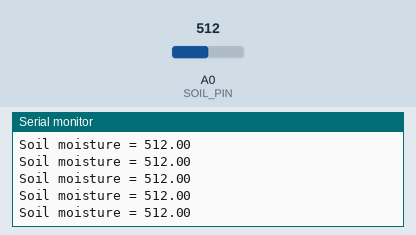
The sketch below on a simulated ESP8266 (NodeMCU). Parts: the last lines printed to the serial monitor. The inputs (shaded band) are chosen by the test bench; at power-on: A0 (SOIL_PIN) = 512. The RemoteXY app is connected.

Above: at 1.2 s.
1.3 s: A0 (SOIL_PIN) set to 716
At 1.59 s:
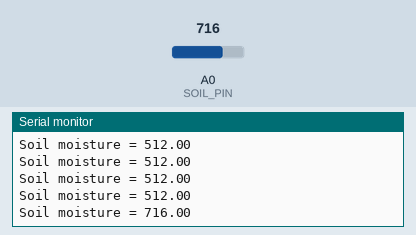
2.8 s: A0 (SOIL_PIN) set to 900
At 3.02 s:
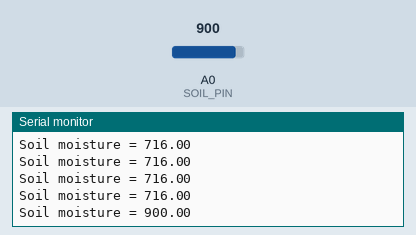
Timing chart, 0 to 5.8 s (numbered marks = the images above; inputs shaded):
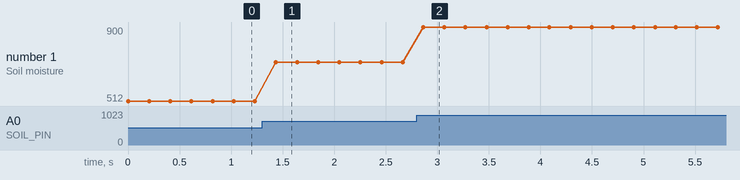

The sketch:

soil_moisture_sensor.ino
```cpp
// (licence header left out)
//////////////////////////////////////////////
//        RemoteXY include library          //
//////////////////////////////////////////////

// you can enable debug logging to Serial at 115200
//#define REMOTEXY__DEBUGLOG

// RemoteXY select connection mode and include library
#define REMOTEXY_MODE__WIFI_CLOUD

#include <ESP8266WiFi.h>

// RemoteXY connection settings
#define REMOTEXY_WIFI_SSID "iPhone"
#define REMOTEXY_WIFI_PASSWORD "zhang044680"
#define REMOTEXY_CLOUD_SERVER "cloud.remotexy.com"
#define REMOTEXY_CLOUD_PORT 6376
#define REMOTEXY_CLOUD_TOKEN "1bb1c17920ec49fb15fddae2a028f662"


#include <RemoteXY.h>
#define SOIL_PIN A0
int critical_value = 1020;
// RemoteXY GUI configuration
#pragma pack(push, 1)
uint8_t RemoteXY_CONF[] =   // 47 bytes
  { 255,0,0,6,0,40,0,19,0,0,0,0,31,1,106,200,1,1,3,0,
  67,33,43,40,10,78,2,26,2,70,16,100,18,18,16,26,37,0,70,66,
  99,18,18,16,26,120,0 };

// this structure defines all the variables and events of your control interface
struct {

    // output variables
  float value_01;
  uint8_t led_01; // from 0 to 1
  uint8_t led_02; // from 0 to 1

    // other variable
  uint8_t connect_flag;  // =1 if wire connected, else =0

} RemoteXY;
#pragma pack(pop)

/////////////////////////////////////////////
//           END RemoteXY include          //
/////////////////////////////////////////////


void setup()
{
  RemoteXY_Init ();
  Serial.begin(9600);
  pinMode(SOIL_PIN, INPUT);

  // TODO you setup code

}

void loop()
{
  RemoteXY_Handler ();
  float soil = analogRead(SOIL_PIN);
  RemoteXY.value_01 = soil;
  Serial.print("Soil moisture = ");
  Serial.println(soil);

  if (soil < critical_value) {
    RemoteXY.led_01 = 1;
    RemoteXY.led_02 = 1;
  }
  else {
    RemoteXY.led_01 = 0;
    RemoteXY.led_02 = 0;
  }

  RemoteXY_delay(200);

  // TODO you loop code
  // use the RemoteXY structure for data transfer
  // do not call delay(), use instead RemoteXY_delay()


}
```

Measured:
- after the input at 1.3 s, the serial monitor: prints a new line after 0.13 s (image 1)
- after the input at 2.8 s, the serial monitor: prints a new line after 0.06 s (image 2)
- plotted number 1: 512 → 716 after the input at 1.3 s, 716 → 900 after the input at 2.8 s
